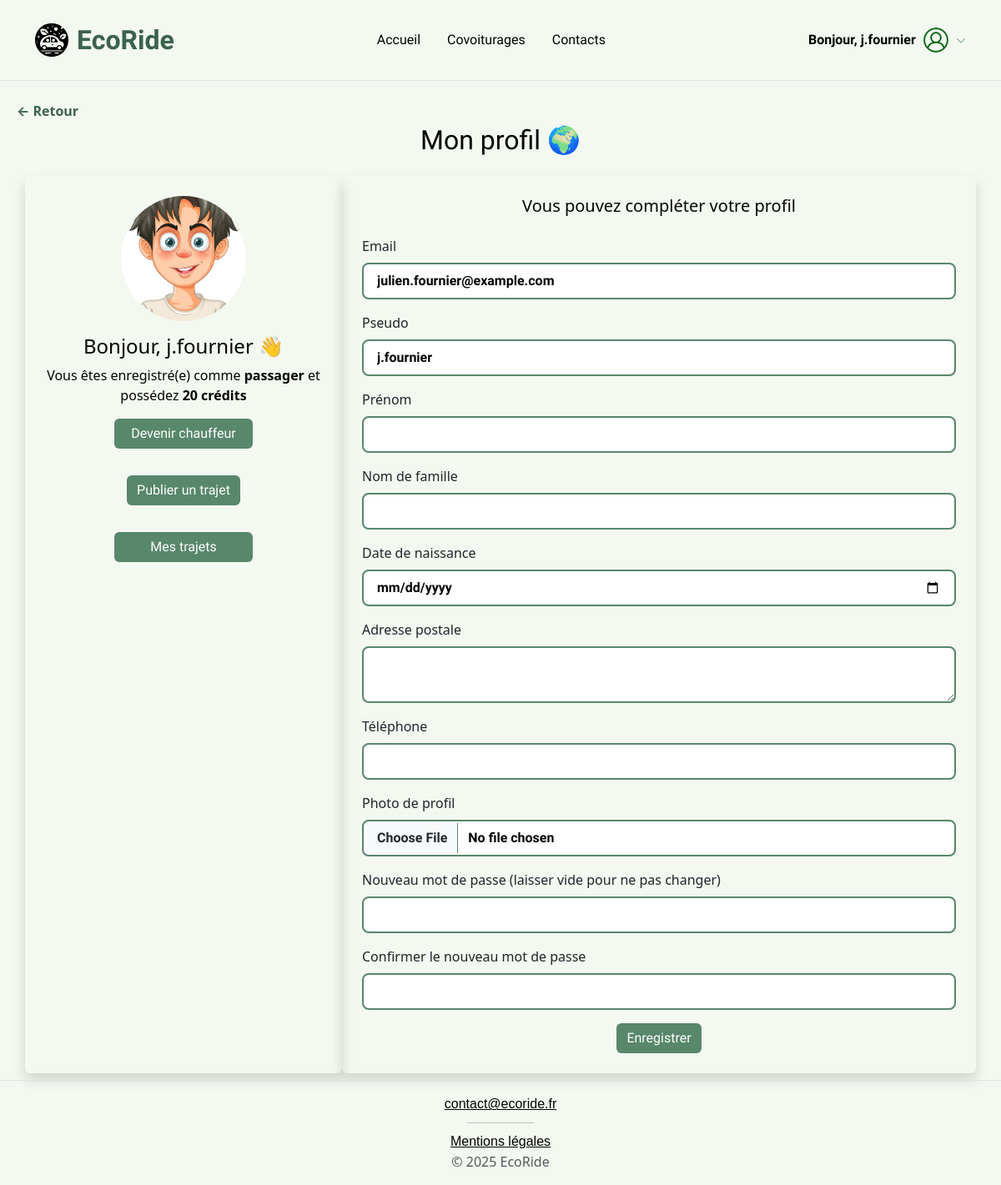
The page /pages/profil.php (signed in) on the database its author committed.
### tables this page shows
CREATE TABLE `utilisateurs` (
  `id` int(11) NOT NULL,
  `pseudo` varchar(50) NOT NULL,
  `prenom` varchar(50) DEFAULT NULL,
  `nom_famille` varchar(50) DEFAULT NULL,
  `date_naissance` date DEFAULT NULL,
  `adresse_postale` text DEFAULT NULL,
  `telephone` varchar(20) DEFAULT NULL,
  `email` varchar(100) NOT NULL,
  `mot_de_passe` varchar(255) NOT NULL,
  `credits` int(11) DEFAULT 20,
  `role` enum('passager','chauffeur','passager_chauffeur','employe','administrateur') NOT NULL DEFAULT 'passager',
  `date_creation` datetime DEFAULT current_timestamp(),
  `photo_profil` varchar(255) DEFAULT NULL,
  `statut` varchar(20) NOT NULL DEFAULT 'actif'
);

### pages/profil.php (the view, shortened to what this page needs)
<?php
require_once '../config/db.php';
$userId = $_SESSION['user_id'];
$stmt = $pdo->prepare("SELECT * FROM utilisateurs WHERE id = :id");
$stmt->execute(['id' => $userId]);
$user = $stmt->fetch(PDO::FETCH_ASSOC);
?>
<?php require_once '../templates/header.php'; ?>
<div class="container my-1 mb-2">
    <h2 class="text-center mb-4">Mon profil 🌍</h2>
    <div class="row">
        <div class="col-md-4 text-center p-4 shadow rounded">
            <?php if ($user['photo_profil']): ?>
                <img src="../<?= htmlspecialchars($user['photo_profil']) ?>" alt="Photo profil"
                     class="img-fluid rounded-circle mb-3" style="width:150px; height:150px; object-fit:cover;">
            <?php else: ?>
                <div style="width:150px; height:150px; line-height:150px; border-radius:50%; background:#ddd; margin:auto; margin-bottom:15px;">
                    Pas de photo
                </div>
            <?php endif; ?>
            <h4>Bonjour, <?= htmlspecialchars($user['pseudo']) ?> 👋</h4>
            <p>Vous êtes enregistré(e) comme <strong><?= htmlspecialchars($user['role']) ?></strong> et possédez <strong><?= htmlspecialchars($user['credits']) ?> crédits</strong></p>
            <div class="d-grid gap-3 w-50 mx-auto">
                <?php if ($user['role'] !== 'chauffeur' && $user['role'] !== 'passager_chauffeur'): ?>
                    <a href="devenir_chauffeur.php" class="btn custom-btn">Devenir chauffeur</a>
                <?php else: ?>
                    <a href="mes_vehicules.php" class="btn custom-btn">Mes véhicules</a>
                <?php endif; ?>
                <form method="post" action="" class="my-3">
                    <button type="submit" name="publier_trajet" class="btn custom-btn w-100">Publier un trajet</button>
                </form>
                <a href="mes_trajets.php" class="btn custom-btn">Mes trajets</a>
            </div>
        </div>
        <div class="col-md-8 p-4 shadow rounded">
            <h5 class="text-center mb-4">Vous pouvez compléter votre profil</h5>
            <form action="" method="post" enctype="multipart/form-data" novalidate>
                <div class="mb-3">
                    <label for="email" class="form-label">Email</label>
                    <input type="email" name="email" id="email" class="form-control" required value="<?= htmlspecialchars($user['email']) ?>">
                </div>
                <div class="mb-3">
                    <label for="pseudo" class="form-label">Pseudo</label>
                    <input type="text" name="pseudo" id="pseudo" class="form-control" required value="<?= htmlspecialchars($user['pseudo']) ?>">
                </div>
                <div class="mb-3">
                    <label for="prenom" class="form-label">Prénom</label>
                    <input type="text" name="prenom" id="prenom" class="form-control" required value="<?= htmlspecialchars($user['prenom'] ?? '') ?>">
                </div>
                <div class="mb-3">
                    <label for="nom_famille" class="form-label">Nom de famille</label>
                    <input type="text" name="nom_famille" id="nom_famille" class="form-control" required value="<?= htmlspecialchars($user['nom_famille'] ?? '') ?>">
                </div>
                <div class="mb-3">
                    <label for="date_naissance" class="form-label">Date de naissance</label>
                    <input type="date" name="date_naissance" id="date_naissance" class="form-control" required value="<?= htmlspecialchars($user['date_naissance'] ?? '') ?>">
                </div>
                <div class="mb-3">
                    <label for="adresse_postale" class="form-label">Adresse postale</label>
                    <textarea name="adresse_postale" id="adresse_postale" class="form-control" required><?= htmlspecialchars($user['adresse_postale'] ?? '') ?></textarea>
                </div>
                <div class="mb-3">
                    <label for="telephone" class="form-label">Téléphone</label>
                    <input type="tel" name="telephone" id="telephone" class="form-control" required value="<?= htmlspecialchars($user['telephone'] ?? '') ?>">
                </div>
                <div class="mb-3">
                    <label for="photo_profil" class="form-label">Photo de profil</label>
                    <input type="file" name="photo_profil" id="photo_profil" accept="image/*" class="form-control">
                </div>
                <div class="mb-3">
                    <label for="password" class="form-label">Nouveau mot de passe (laisser vide pour ne pas changer)</label>
                    <input type="password" name="password" id="password" class="form-control" autocomplete="new-password">
                </div>
                <div class="mb-3">
                    <label for="password_confirm" class="form-label">Confirmer le nouveau mot de passe</label>
                    <input type="password" name="password_confirm" id="password_confirm" class="form-control" autocomplete="new-password">
                </div>
                <div class="text-center">
                    <button type="submit" class="btn custom-btn">Enregistrer</button>
                </div>
            </form>
        </div>
    </div>
</div>
<?php require_once '../templates/footer.php'; ?>

### css/styles.css (style rules this page uses)
:root { --eco-green: #58876b; --eco-green-dark: #3b634b; --eco-bg: #f3f8f0; --eco-text: #040404; --eco-font: 'Quicksand', sans-serif; }
html, body { height: 100%; margin: 0; background-color: var(--eco-bg); }
body { display: flex; flex-direction: column; min-height: 100vh; }
.custom-btn { font-family: var(--eco-font); background-color: var(--eco-green); color: white; border: none; border-radius: 6px; width: auto !important; display: inline-block !important; transition: background-color 0.3s ease, transform 0.2s ease; }
h2 { display: flex; justify-content: center; font-family: var(--eco-font); color: var(--eco-green) }
.form-control { border: 2px solid var(--eco-green); border-radius: 12px; font-family: var(--eco-font); font-weight: 600; color: var(--eco-text); font-family: var(--eco-font); }
input[type="text"], input[type="email"], input[type="password"], input[type="datetime-local"], input.form-check-input, input[type="number"], input[type="tel"], input[type="date"], input[class="form-control"], select#vehicule_id, textarea#preferences_personnalisees, textarea#adresse_postale { border: 2px solid var(--eco-green); border-radius: 0.5rem; padding: 0.5rem 1rem; transition: border-color 0.15s ease, box-shadow 0.15s ease; background-color: #fff; }
.text-center { color: var(--eco-text); }
form { opacity: 1; transform: translateY(20px); transition: opacity 0.9s ease, transform 0.9s ease; }
form.loaded { opacity: 1; transform: translateY(0); }

### rows shown on the page
utilisateurs: photo_profil (picture), pseudo "j.fournier", role "passager", credits "20", email "julien.fournier@example.com"

### other values the page prints
$_SESSION['user_pseudo'] "j.fournier"
